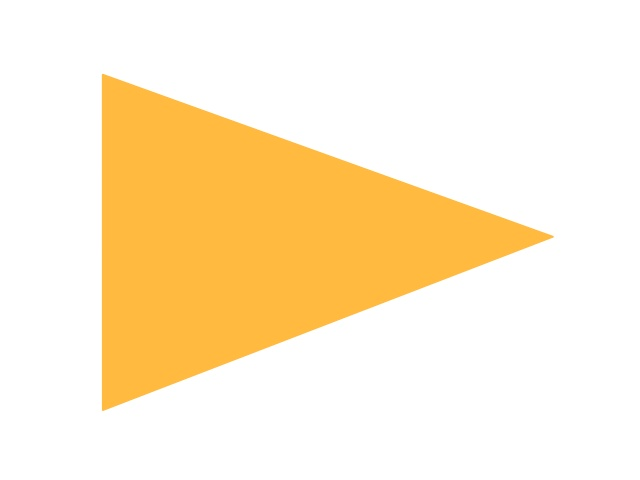
#> input picture E7-images/0027.jpg, 640 x 480 px; its folder holds only this picture in this run
$ jupyter execute --allow-errors DS203_CP_Problem1.ipynb
#> lines starting #> are read from the running program, lines starting #| are printed output that depends on the picture; after the words box and inside, x2 and y2 are one past the last pixel; in counts of white or black regions, pixels touching at a corner belong together
[cell 1]
import cv2
import os
import numpy as np
import pandas as pd
from sklearn.manifold import TSNE
from matplotlib import pyplot as plt
from sklearn.preprocessing import StandardScaler
import shutil
from sklearn.cluster import KMeans
import seaborn as sns
from scipy.cluster.hierarchy import dendrogram, linkage

# Feature Making

First, we need to make some features to describe the images so that we can perform clustering. We decided the most relevant features would be the number of corners, the number of concave corners, average side length and variation in side length, average distance from centroid and variation in average distance from centroid. While we are at it, we can also get the tight fitting box dimensions and the layout area.

[cell 2]
def calculate_interior_angles_and_lengths(cnt, epsilon):
    # Approximate the contour to reduce the number of points
    approx = cv2.approxPolyDP(cnt, epsilon, True)

    # Calculate the number of points in the contour
    num_points = len(approx)

    # Calculate interior angles, vectors, and side lengths
    angles = []
    vectors = []
    side_lengths = []
    for i in range(num_points):
        pt1 = approx[i % num_points][0]
        pt2 = approx[(i + 1) % num_points][0]
        pt3 = approx[(i + 2) % num_points][0]

        v1 = pt1 - pt2
        v2 = pt3 - pt2

        # Calculate the cross product
        cross_product = np.cross(v1, v2)

        # Calculate the angle between the vectors
        angle = np.arccos(np.dot(v1, v2) / (np.linalg.norm(v1) * np.linalg.norm(v2)))

        # Adjust the angle for concave angles
        if cross_product < 0:
            angle = 2 * np.pi - angle

        angles.append(np.degrees(angle))
        vectors.append((pt2, pt2 + v1, pt2 + v2))

        # Calculate the lengths of the sides
        side_lengths.append(np.linalg.norm(v1))

    return angles, vectors, side_lengths


def detect_corners(image_path):
    # Load the image
    img = cv2.imread(image_path)
    if img is None:
        raise ValueError(f"Image not found at {image_path}")

    # Convert the image to grayscale
    gray = cv2.cvtColor(img, cv2.COLOR_BGR2GRAY)

    # Parameters for Shi-Tomasi corner detection
    feature_params = {
        'maxCorners': 25,         # Maximum number of corners to return
        'qualityLevel': 0.012,    # Minimum accepted quality of image corners
        'minDistance': 3,         # Minimum possible Euclidean distance between the returned corners
        'blockSize': 8            # Size of an average block for computing a derivative covariation matrix over each pixel neighborhood
    }

    # Detect corners using the Shi-Tomasi Corner Detector
    corners = cv2.goodFeaturesToTrack(gray, **feature_params)

    if len(corners) == 25:
        new_feature_params = {
        'maxCorners': 25,         # Maximum number of corners to return
        'qualityLevel': 0.032,      # Minimum accepted quality of image corners
        'minDistance': 3,         # Minimum possible Euclidean distance between the returned corners
        'blockSize': 8             # Size of an average block for computing a derivative covariation matrix over each pixel neighborhood
        }
        corners = cv2.goodFeaturesToTrack(gray, **new_feature_params)

    # Count the number of corners detected
    num_corners = corners.shape[0] if corners is not None else 0

    return num_corners,corners


def distance_from_centroid(image_path):
    # Load the image
    img = cv2.imread(image_path)

    # Convert image to gray scale image
    gray = cv2.cvtColor(img, cv2.COLOR_BGR2GRAY)

    # Detect edges using Canny
    edges = cv2.Canny(gray, 30, 200)

    # Calculate centroid of edges
    M = cv2.moments(edges)
    cx = int(M['m10'] / M['m00'])
    cy = int(M['m01'] / M['m00'])

    # Detect corners and count the number of corners
    num_corners, corners = detect_corners(image_path)

    # Calculate distances of each corner from centroid
    distances = []
    for corner in corners:
        x, y = corner.ravel()
        a = np.sqrt((cx - x) ** 2 + (cy - y) ** 2)
        distances.append(a)

    # Calculate average and standard deviation of distances
    avg_distance = np.mean(distances)
    std_distance = np.std(distances)

    return avg_distance, std_distance

#To get the tight fitting box dimensions and layout area
def tf_box_dim(img):
    gray = cv2.cvtColor(img, cv2.COLOR_BGR2GRAY)
    edged = cv2.Canny(gray, 30, 200)
    contours, _ = cv2.findContours(edged, cv2.RETR_EXTERNAL, cv2.CHAIN_APPROX_SIMPLE)
    cnt = max(contours, key=cv2.contourArea)

    area = cv2.contourArea(cnt)

    rect = cv2.minAreaRect(cnt)
    (cx, cy), (width, height), angle = rect

    return area, height, width


# Define the directory containing the images
image_dir = "E7-images"

# Initialize lists to store results
image_names = []
std_angles_list = []
std_lengths_list = []
num_corners_list = []
num_concave_corners_list = []
dist_from_centroid_avg_list = []
dist_from_centroid_std_list = []
layout_area = []
tf_box_height = []
tf_box_width = []

# Loop through each image in the directory
for filename in os.listdir(image_dir):
    if filename.endswith(".jpg") or filename.endswith(".png"):
        # Load the image
        img = cv2.imread(os.path.join(image_dir, filename))
#> img is the input picture: shape (480, 640, 3); mean B, G, R 207.3, 237.8, 254.9
        gray = cv2.cvtColor(img, cv2.COLOR_BGR2GRAY)
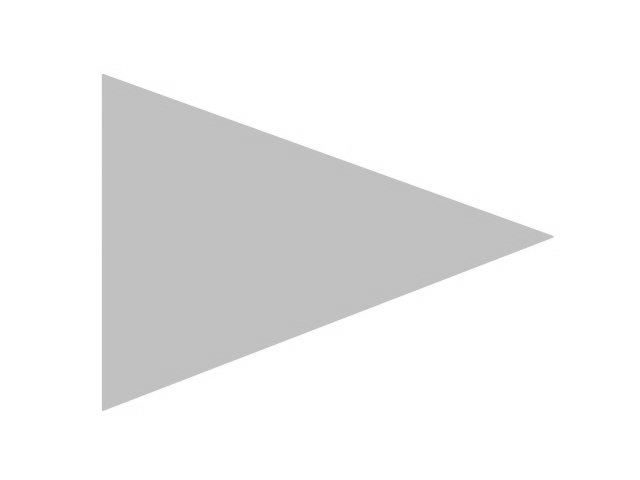
#> gray: shape (480, 640); min 188, max 255, mean 239.5
        edged = cv2.Canny(gray, 30, 200)
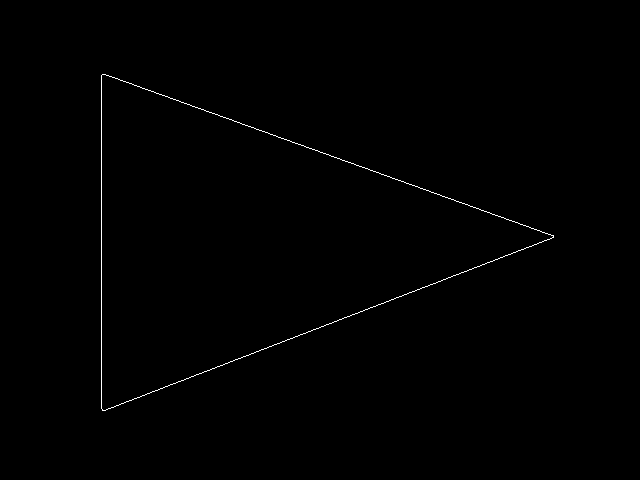
#> edged: shape (480, 640); 0.4% white in thin lines or dots, all inside (x1, y1, x2, y2) = (101, 74, 554, 411)
        contours, _ = cv2.findContours(edged, cv2.RETR_EXTERNAL, cv2.CHAIN_APPROX_SIMPLE)
#> contours = 1 contour; box (x1, y1, x2, y2) and area: (101, 74, 554, 411) 76818
        cnt = max(contours, key=cv2.contourArea)
#> cnt = contour of 675 points, box (x1, y1, x2, y2) (101, 74, 554, 411), area 76818

        # Define the epsilon value for approximation
        epsilon = 0.003 * cv2.arcLength(cnt, True)
#> epsilon = 4.14

        # Calculate interior angles, vectors, and side lengths
        angles, _, side_lengths = calculate_interior_angles_and_lengths(cnt, epsilon)
#> in calculate_interior_angles_and_lengths, `approx = cv2.approxPolyDP(cnt, epsilon, True)`: approx = [[101, 408], [553, 235], [102, 74]]
#> in calculate_interior_angles_and_lengths, `num_points = len(approx)`: num_points = 3
#> the loop in calculate_interior_angles_and_lengths, `for i in range(num_points):` made 3 passes
#> (pt1, pt2, pt3, v1, v2, angle) on passes 1 to 3: ([101, 408], [553, 235], [102, 74], [-452, 173], [-451, -161], 0.708), ([553, 235], [102, 74], [101, 408], [451, 161], [-1, 334], 1.23), ([102, 74], [101, 408], [553, 235], [1, -334], [452, -173], 1.2)
#> after the loop in calculate_interior_angles_and_lengths, `for i in range(num_points):`: angles = [40.59, 70.53, 68.88]; side_lengths = [484, 478.9, 334]; vectors = [([553, 235], [101, 408], [102, 74]), ([102, 74], [553, 235], [101, 408]), ([101, 408], [102, 74], [553, 235])]
#> angles = [40.59, 70.53, 68.88]; side_lengths = [484, 478.9, 334]

        # Compute the standard deviation of angles and side lengths
        std_angles = np.std(angles)
#> std_angles = 13.74
        std_lengths = np.std(side_lengths)
#> std_lengths = 69.53

        # Detect corners and count the number of corners
        num_corners, _ = detect_corners(os.path.join(image_dir, filename))
#> in detect_corners, `corners = cv2.goodFeaturesToTrack(gray, **feature_params)`: corners = [[105, 77], [105, 408], [551, 237]]
#> in detect_corners, `num_corners = corners.shape[0] if corners is not None else 0`: num_corners = 3

        # Calculate the number of concave corners (interior angles > 180 degrees)
        num_concave_corners = np.sum(np.array(angles) > 180)
#> num_concave_corners = 0

        # Calculate distance from centroid
        avg_dist, std_dist = distance_from_centroid(os.path.join(image_dir, filename))
#> in distance_from_centroid, `M = cv2.moments(edges)`: M = moments, m00 316200, centre m10/m00, m01/m00 = (266.5, 239.9)
#> in distance_from_centroid, `cx = int(M['m10'] / M['m00'])`: cx = 266
#> in distance_from_centroid, `cy = int(M['m01'] / M['m00'])`: cy = 239
#> in distance_from_centroid, `num_corners, corners = detect_corners(image_path)`: num_corners = 3; corners = [[105, 77], [105, 408], [551, 237]]
#> the loop in distance_from_centroid, `for corner in corners:` made 3 passes
#> (x, y, a) on passes 1 to 3: (105, 77, 228.4), (105, 408, 233.4), (551, 237, 285)
#> after the loop in distance_from_centroid, `for corner in corners:`: distances = [228.4, 233.4, 285]
#> in distance_from_centroid, `avg_distance = np.mean(distances)`: avg_distance = 248.9
#> in distance_from_centroid, `std_distance = np.std(distances)`: std_distance = 25.59

        area_layout, height, width = tf_box_dim(img)
#> in tf_box_dim, `area = cv2.contourArea(cnt)`: area = 76818
#> in tf_box_dim, `rect = cv2.minAreaRect(cnt)`: rect = ((327, 242), (336, 452), -90)
#> in tf_box_dim, `(cx, cy), (width, height), angle = rect`: cx = 327; cy = 242; width = 336; height = 452; angle = -90
#> area_layout = 76818; height = 452; width = 336

        # Store results in lists
        image_names.append(filename)
        std_angles_list.append(std_angles)
        std_lengths_list.append(std_lengths)
        num_corners_list.append(num_corners)
        num_concave_corners_list.append(num_concave_corners)
        dist_from_centroid_avg_list.append(avg_dist)
        dist_from_centroid_std_list.append(std_dist)
        layout_area.append(area_layout)
        tf_box_height.append(height)
        tf_box_width.append(width)


# Create a DataFrame to store the results
data = {
    'Image Name': image_names,
    'Std of Angles': std_angles_list,
    'Std of Sides': std_lengths_list,
    'Number of Corners': num_corners_list,
    'Number of Concave Corners': num_concave_corners_list,
    'Avg Distance from Centroid': dist_from_centroid_avg_list,
    'Std Distance from Centroid': dist_from_centroid_std_list,
    'Layout Area': layout_area,
    'Height of TF Box': tf_box_height,
    'Width of TF Box': tf_box_width
}
df = pd.DataFrame(data)
#> df = table of 1 rows and 10 columns

# Save the DataFrame to an Excel file
excel_file = 'image_stats.xlsx'
df.to_excel(excel_file, index=False)

data_no_TF = {
    'Image Name': image_names,
    'Std of Angles': std_angles_list,
    'Std of Sides': std_lengths_list,
    'Number of Corners': num_corners_list,
    'Number of Concave Corners': num_concave_corners_list,
    'Avg Distance from Centroid': dist_from_centroid_avg_list,
    'Std Distance from Centroid': dist_from_centroid_std_list,
}
#> data_no_TF = {'Image Name': ['0027.jpg'], 'Std of Angles': [13.74], 'Std of Sides': [69.53], 'Number of Corners': [3], 'Number of Concave Corners': [0], 'Avg Distance from Centroid': [248.9], 'Std Distance from Centroid': [25.59]}

df_no_TF = pd.DataFrame(data_no_TF)
#> df_no_TF = table of 1 rows and 7 columns
excel_file = 'image_stats_no_TF.xlsx'
df_no_TF.to_excel(excel_file, index=False)


print("Data saved to", excel_file)

$ run again, on E7-images/0089.jpg
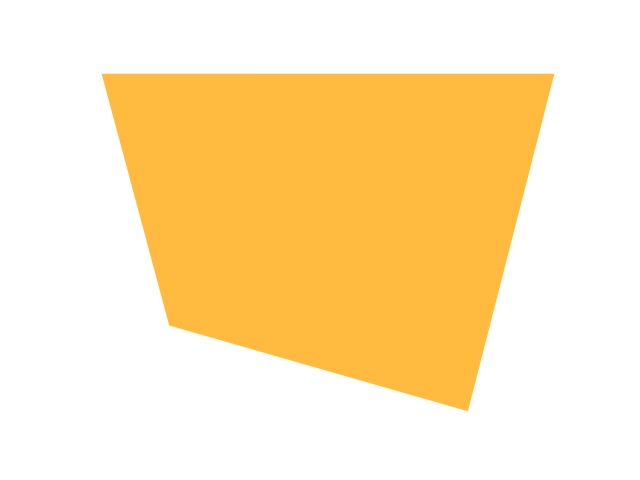
#> input picture E7-images/0089.jpg, 640 x 480 px
#> img is the input picture: shape (480, 640, 3); mean B, G, R 185.9, 230, 254.9
#> `gray = cv2.cvtColor(img, cv2.COLOR_BGR2GRAY)`:
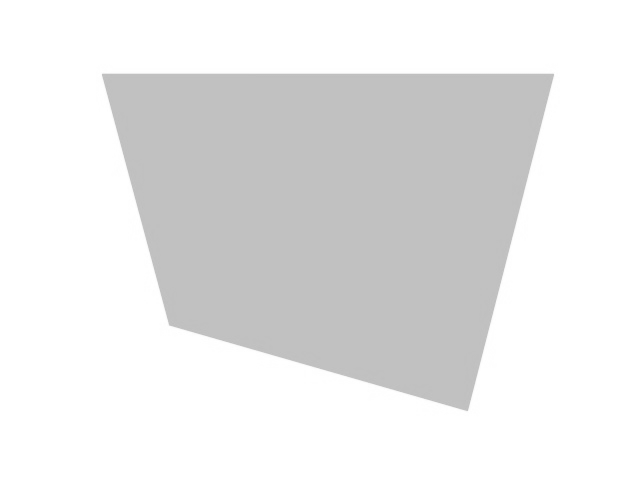
#> gray: shape (480, 640); min 189, max 255, mean 232.5
#> `edged = cv2.Canny(gray, 30, 200)`:
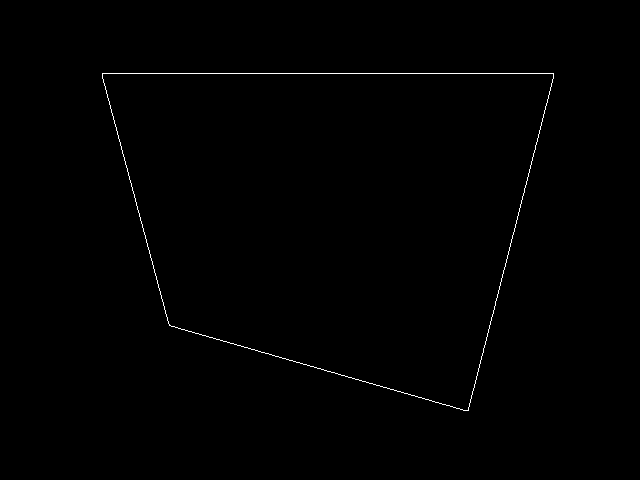
#> edged: shape (480, 640); 0.44% white in thin lines or dots, all inside (x1, y1, x2, y2) = (102, 73, 554, 411)
#> `contours, _ = cv2.findContours(edged, cv2.RETR_EXTERNAL, cv2.CHAIN_APP..`: contours = 1 contour; box (x1, y1, x2, y2) and area: (102, 73, 554, 411) 111236
#> `cnt = max(contours, key=cv2.contourArea)`: cnt = contour of 478 points, box (x1, y1, x2, y2) (102, 73, 554, 411), area 111236
#> epsilon = 4.31
#> approx = [[102, 73], [169, 325], [468, 410], [553, 73]]
#> num_points = 4
#> the loop in calculate_interior_angles_and_lengths, `for i in range(num_points):` made 4 passes
#> (pt1, pt2, pt3, v1, v2, cross_product, angle) on passes 1 to 4: ([102, 73], [169, 325], [468, 410], [-67, -252], [299, 85], 69653, 2.11), ([169, 325], [468, 410], [553, 73], [-299, -85], [85, -337], 107988, 1.54), ([468, 410], [553, 73], [102, 73], [-85, 337], [-451, 0], 151987, 1.32), ([553, 73], [102, 73], [169, 325], [451, 0], [67, 252], 113652, 1.31)
#> after the loop in calculate_interior_angles_and_lengths, `for i in range(num_points):`: angles = [120.8, 88.29, 75.84, 75.11]; side_lengths = [260.8, 310.8, 347.6, 451]; vectors = [([169, 325], [102, 73], [468, 410]), ([468, 410], [169, 325], [553, 73]), ([553, 73], [468, 410], [102, 73]), ([102, 73], [553, 73], [169, 325])]
#> `angles, _, side_lengths = calculate_interior_angles_and_lengths(cnt, e..`: angles = [120.8, 88.29, 75.84, 75.11]; side_lengths = [260.8, 310.8, 347.6, 451]
#> std_angles = 18.51
#> std_lengths = 69.79
#> in detect_corners, `corners = cv2.goodFeaturesToTrack(gray, **feature_params)`: corners = [[551, 77], [105, 77], [466, 408], [171, 324]]
#> in detect_corners, `num_corners = corners.shape[0] if corners is not None else 0`: num_corners = 4
#> num_concave_corners = 0
#> M = moments, m00 341445, centre m10/m00, m01/m00 = (335.4, 205)
#> in distance_from_centroid, `cx = int(M['m10'] / M['m00'])`: cx = 335
#> in distance_from_centroid, `cy = int(M['m01'] / M['m00'])`: cy = 205
#> in distance_from_centroid, `num_corners, corners = detect_corners(image_path)`: num_corners = 4; corners = [[551, 77], [105, 77], [466, 408], [171, 324]]
#> the loop in distance_from_centroid, `for corner in corners:` made 4 passes
#> (x, y, a) on passes 1 to 4: (551, 77, 251.1), (105, 77, 263.2), (466, 408, 241.6), (171, 324, 202.6)
#> after the loop in distance_from_centroid, `for corner in corners:`: distances = [251.1, 263.2, 241.6, 202.6]
#> avg_distance = 239.6
#> std_distance = 22.7
#> area = 111236.5
#> rect = ((327.5, 241.5), (337, 451), -90)
#> in tf_box_dim, `(cx, cy), (width, height), angle = rect`: cx = 327.5; cy = 241.5; width = 337; height = 451; angle = -90
#> `area_layout, height, width = tf_box_dim(img)`: area_layout = 111236.5; height = 451; width = 337
#> df = table of 1 rows and 10 columns
#> data_no_TF = {'Image Name': ['0089.jpg'], 'Std of Angles': [18.51], 'Std of Sides': [69.79], 'Number of Corners': [4], 'Number of Concave Corners': [0], 'Avg Distance from Centroid': [239.6], 'Std Distance from Centroid': [22.7]}
#> df_no_TF = table of 1 rows and 7 columns

$ run again, on E7-images/0099.jpg
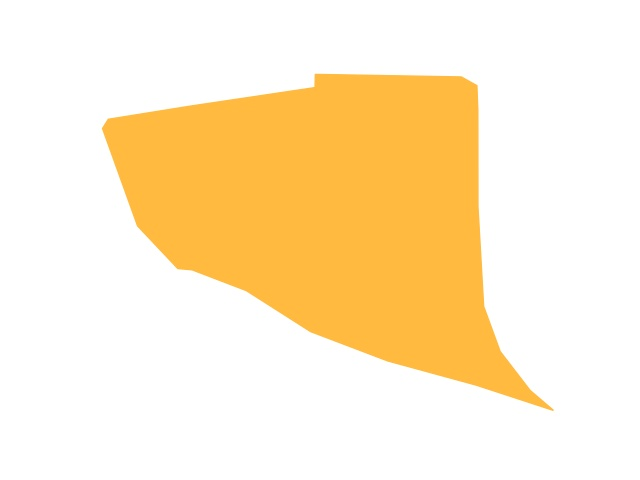
#> input picture E7-images/0099.jpg, 640 x 480 px
#> img is the input picture: shape (480, 640, 3); mean B, G, R 202.3, 236, 254.9
#> `gray = cv2.cvtColor(img, cv2.COLOR_BGR2GRAY)`:
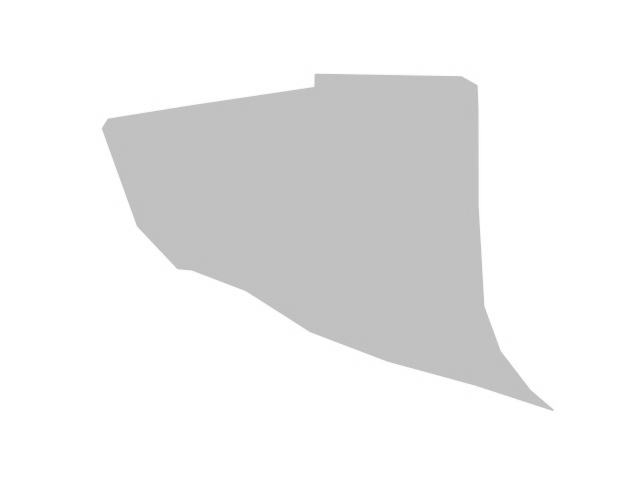
#> gray: shape (480, 640); min 187, max 255, mean 237.8
#> `edged = cv2.Canny(gray, 30, 200)`:
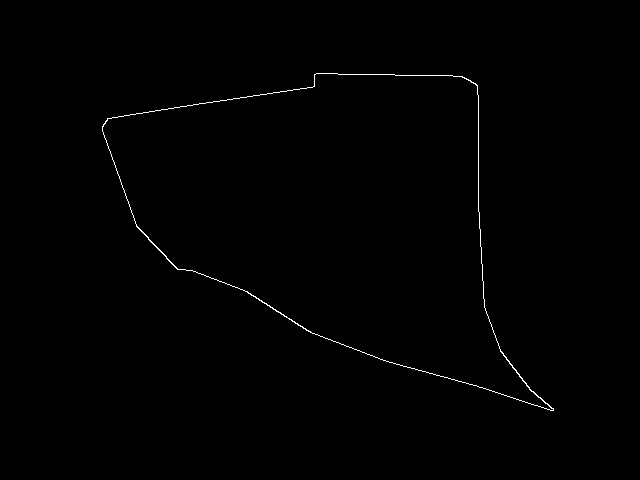
#> edged: shape (480, 640); 0.45% white in thin lines or dots, all inside (x1, y1, x2, y2) = (102, 73, 554, 411)
#> `contours, _ = cv2.findContours(edged, cv2.RETR_EXTERNAL, cv2.CHAIN_APP..`: contours = 1 contour; box (x1, y1, x2, y2) and area: (102, 73, 554, 411) 84824
#> `cnt = max(contours, key=cv2.contourArea)`: cnt = contour of 490 points, box (x1, y1, x2, y2) (102, 73, 554, 411), area 84824
#> epsilon = 4.13
#> approx = contour of 14 points, box (x1, y1, x2, y2) (103, 73, 554, 411), area 85040
#> num_points = 14
#> the loop in calculate_interior_angles_and_lengths, `for i in range(num_points):` made 14 passes
#> (pt1, pt2, pt3, v1, v2, cross_product, angle) on passes 1 to 6: ([103, 124], [136, 226], [177, 269], [-33, -102], [41, 43], 2763, 2.69), ([136, 226], [177, 269], [242, 289], [-41, -43], [65, 20], 1975, 2.63), ([177, 269], [242, 289], [306, 330], [-65, -20], [64, 41], -1385, 3.41), ([242, 289], [306, 330], [380, 359], [-64, -41], [74, 29], 1178, 2.95), ([306, 330], [380, 359], [553, 410], [-74, -29], [173, 51], 1243, 3.05), ([380, 359], [553, 410], [500, 350], [-173, -51], [-53, -60], 7677, 0.561)
#> after the loop in calculate_interior_angles_and_lengths, `for i in range(num_points):`: angles = [154.3, 150.7, 195.5, 168.8, 175, 32.12, 201, 198.1, 111.5, 161.7, 105.1, 245.5, 150.7, 109.9]; side_lengths = [107.2, 59.41, 68.01, 76.01, 79.48, 180.4, 80.06, 45.88, 224.2, 24.35, 136, 14.56, 202.2, 11.4]; vectors = 14 items
#> std_angles = 50.71
#> std_lengths = 65.99
#> in detect_corners, `corners = cv2.goodFeaturesToTrack(gray, **feature_params)`: corners = 17 rows, first 8: [317, 77], [312, 85], [475, 86], [551, 408], [109, 121], [105, 129], [177, 267], [138, 226]
#> in detect_corners, `num_corners = corners.shape[0] if corners is not None else 0`: num_corners = 17
#> num_concave_corners = 4
#> M = moments, m00 352410, centre m10/m00, m01/m00 = (345.7, 230)
#> in distance_from_centroid, `cx = int(M['m10'] / M['m00'])`: cx = 345
#> in distance_from_centroid, `cy = int(M['m01'] / M['m00'])`: cy = 229
#> in distance_from_centroid, `num_corners, corners = detect_corners(image_path)`: num_corners = 17
#> the loop in distance_from_centroid, `for corner in corners:` made 17 passes
#> (x, y, a) on passes 1 to 8: (317, 77, 154.6), (312, 85, 147.7), (475, 86, 193.3), (551, 408, 272.9), (109, 121, 259.5), (105, 129, 260), (177, 267, 172.2), (138, 226, 207)
#> after the loop in distance_from_centroid, `for corner in corners:`: distances = [154.6, 147.7, 193.3, 272.9, 259.5, 260, 172.2, 207, 189.6, 198, 158, 160.7, 160.2, 159.1, 246, 117.3, 108.5]
#> avg_distance = 186.2
#> std_distance = 47.82
#> area = 84823.5
#> rect = ((326.4, 264.8), (375.6, 386.4), -13.24)
#> in tf_box_dim, `(cx, cy), (width, height), angle = rect`: cx = 326.4; cy = 264.8; width = 375.6; height = 386.4; angle = -13.24
#> `area_layout, height, width = tf_box_dim(img)`: area_layout = 84823.5; height = 386.4; width = 375.6
#> df = table of 1 rows and 10 columns
#> data_no_TF = {'Image Name': ['0099.jpg'], 'Std of Angles': [50.71], 'Std of Sides': [65.99], 'Number of Corners': [17], 'Number of Concave Corners': [4], 'Avg Distance from Centroid': [186.2], 'Std Distance from Centroid': [47.82]}
#> df_no_TF = table of 1 rows and 7 columns
